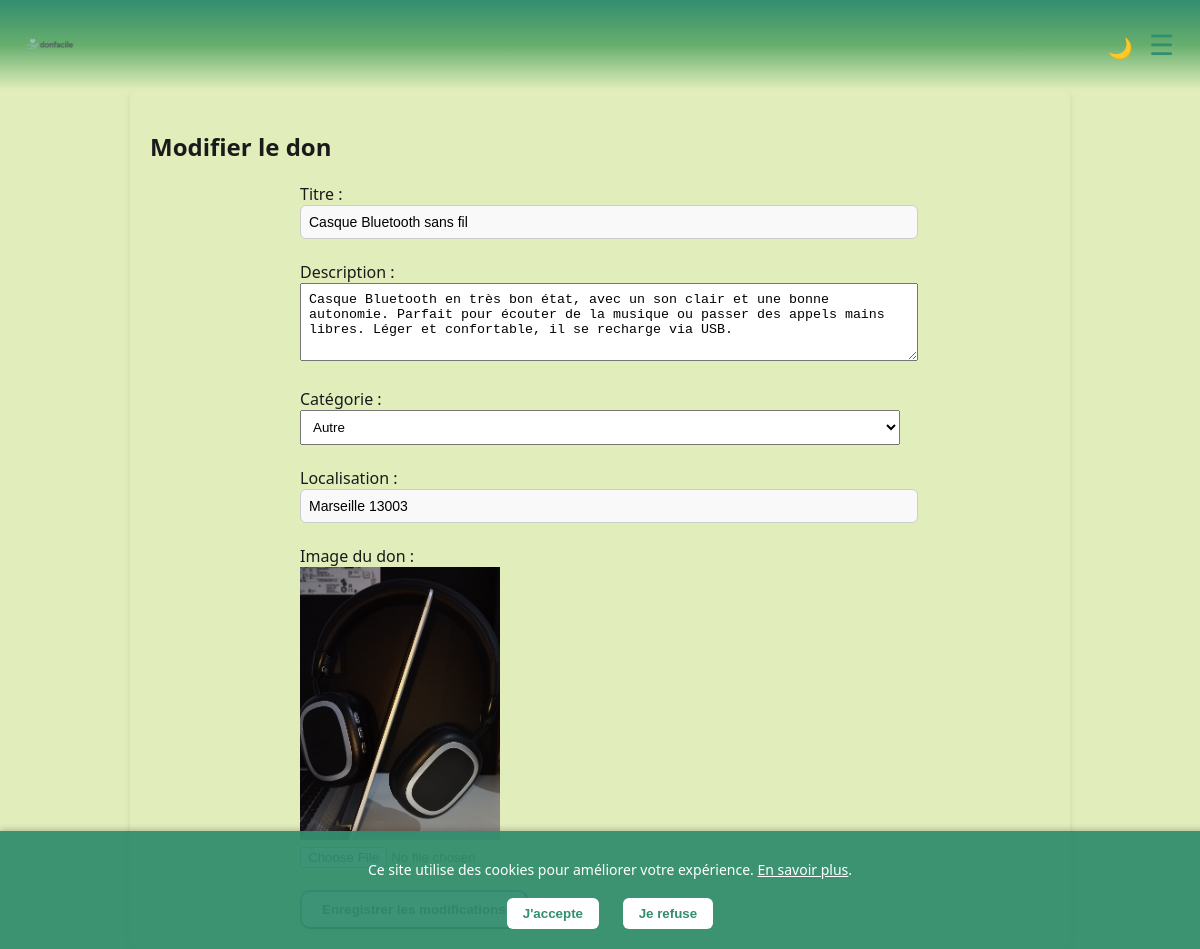
Screenshot of /modifier_don/1 (signed in) with the database file from the repository.
### tables this page shows
CREATE TABLE donations (
        id INTEGER PRIMARY KEY AUTOINCREMENT,
        user_id INTEGER NOT NULL,
        title TEXT NOT NULL,
        description TEXT,
        category TEXT,
        location TEXT,
        image TEXT,
        created_at TIMESTAMP DEFAULT CURRENT_TIMESTAMP,
        latitude REAL,
        longitude REAL,
        FOREIGN KEY (user_id) REFERENCES users(id)
    );

### app.py (the view, shortened to what this page needs)
@app.route('/modifier_don/<int:donation_id>', methods=['GET', 'POST'])
def modifier_don(donation_id):
    if 'user_id' not in session:
        return redirect(url_for('login'))
    conn = sqlite3.connect('database.db')
    c = conn.cursor()
    c.execute("SELECT title, description, category, location, image FROM donations WHERE id = ? AND user_id = ?", (donation_id, session['user_id']))
    don = c.fetchone()
    if not don:
        conn.close()
        return "Don introuvable ou non autorisé", 403
    conn.close()
    return render_template('modifier_don.html', don=don, donation_id=donation_id)

### app.py (called while the page is built)
@app.context_processor
def inject_unread_count():
    if 'user_id' in session:
        conn = sqlite3.connect('database.db')
        c = conn.cursor()
        c.execute('SELECT COUNT(*) FROM messages WHERE receiver_id = ? AND is_read = 0', (session['user_id'],))
        count = c.fetchone()[0]
        conn.close()
        return {'unread_count': count}
    return {'unread_count': 0}

### templates/modifier_don.html (shortened to what this page needs)
{% extends 'base.html' %}
{% block content %}
<h2>Modifier le don</h2>
<form method="POST" enctype="multipart/form-data" style="max-width: 600px; margin: auto;">
    <label>Titre :</label><br>
    <input type="text" name="title" value="{{ don[0] }}" required style="width: 100%; padding: 8px;"><br><br>
    <label>Description :</label><br>
    <textarea name="description" rows="4" style="width: 100%; padding: 8px;">{{ don[1] }}</textarea><br><br>
    <label>Catégorie :</label><br>
    <select name="category" style="width: 100%; padding: 8px;">
        <option value="autre" {% if don[2] == 'autre' %}selected{% endif %}>Autre</option>
    </select><br><br>
    <label>Localisation :</label><br>
    <input type="text" name="location" value="{{ don[3] }}" required style="width: 100%; padding: 8px;"><br><br>
    <label>Image du don :</label><br>
    {% if don[4] %}
        <img src="{{ url_for('static', filename='uploads/' + don[4]) }}" style="max-width: 200px;"><br>
    {% endif %}
    <input type="file" name="image" accept="image/*"><br><br>
</form>
{% endblock %}

### static/css/style.css (style rules this page uses)
:root { --vert-fonce: #328E6E; --vert-moyen: #67AE6E; --vert-clair: #90C67C; --beige-vert: #E1EEBC; --texte: #1A1A1A; --blanc: #fff; }
body { margin: 0; font-family: 'Segoe UI', Tahoma, sans-serif; background-color: var(--beige-vert); animation: fadeInBody 0.6s ease-in; color: var(--texte); }
input[type="email"], input[type="password"], input[type="text"] { padding: 12px; border: 1px solid #ccc; border-radius: 6px; font-size: 14px; background-color: #f9f9f9; }
img { max-width: 100%; height: auto; }

### rows the page displays
donations: title "Casque Bluetooth sans fil", description "Casque Bluetooth en très bon état, avec un son clair et une bonne autonomie. Parfait pour écouter de la musique ou passer des appels mains libres. Léger et confortable, il se recharge via USB.", category "Autre", location "Marseille 13003", image (picture)
